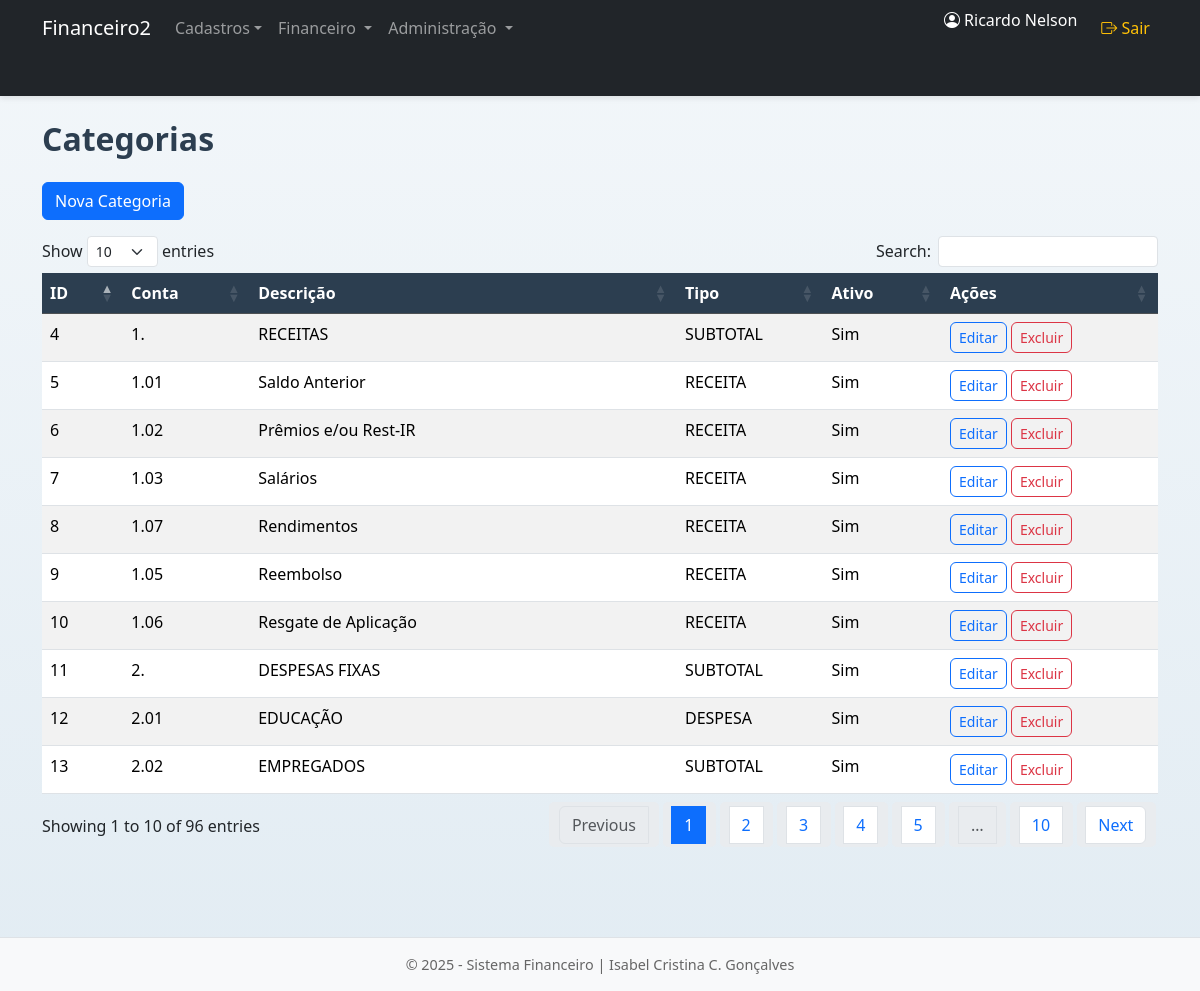
/public/index.php?path=categoria (signed in), run on the app's committed database.
### tables this page shows
CREATE TABLE `categoria` (
  `id` int(11) NOT NULL,
  `conta` varchar(20) NOT NULL,
  `descricao` varchar(100) NOT NULL,
  `tipo` varchar(20) NOT NULL,
  `ativo` tinyint(4) DEFAULT '1'
);

### controllers/CategoriaController.php (called while the page is built, shortened)
<?php
function listar_categorias($pdo) {
    $model = new Categoria($pdo);
    $categorias = $model->listarTodos();
        include '../views/layout.php';
}

### public/index.php (called while the page is built, shortened)
<?php
require_once '../routes/web.php';
?>

### config/autoload.php (called while the page is built, shortened)
<?php
spl_autoload_register(function ($classe) {
    $pastas = ['../models/', '../controllers/'];
    foreach ($pastas as $pasta) {
        $arquivo = $pasta . $classe . '.php';
        if (file_exists($arquivo)) {
            return;
        }
    }
});

### models/Categoria.php (called while the page is built, shortened)
<?php
class Categoria {
    private $pdo;
    public function __construct($pdo) {
        $this->pdo = $pdo;
    }
    public function listarTodos() {
        $stmt = $this->pdo->query("SELECT * FROM categoria ORDER BY conta");
        return $stmt->fetchAll(PDO::FETCH_ASSOC);
    }
}
?>

### views/categoria/index.php (the view)
<h2 class="mb-4">Categorias</h2>
<a href="?path=categoria_novo" class="btn btn-primary mb-3">Nova Categoria</a>
<table id="tabela-categorias" class="table datatable table-striped">
    <thead class="table-dark">
        <tr>
            <th>ID</th>
            <th>Conta</th>
            <th>Descrição</th>
            <th>Tipo</th>
            <th>Ativo</th>
            <th>Ações</th>
        </tr>
    </thead>
    <tbody>
        <?php foreach ($categorias as $item): ?>
            <tr>
                <td><?= $item['id'] ?></td>
                <td><?= htmlspecialchars($item['conta']) ?></td>
                <td><?= htmlspecialchars($item['descricao']) ?></td>
                <td><?= $item['tipo'] ?></td>
                <td><?= $item['ativo'] ? 'Sim' : 'Não' ?></td>
                <td>
                    <a href="?path=categoria_editar&id=<?= $item['id'] ?>" class="btn btn-sm btn-outline-primary">Editar</a>
                    <a href="?path=categoria_excluir&id=<?= $item['id'] ?>" class="btn btn-sm btn-outline-danger" onclick="return confirm('Confirma exclusão?')">Excluir</a>
                </td>
            </tr>
        <?php endforeach; ?>
    </tbody>
</table>

### public/assets/css/style.css (style rules this page uses)
body { background: linear-gradient(to bottom, #f3f7fa, #e2ecf3); min-height: 100vh; margin: 0; font-family: "Segoe UI", Tahoma, Geneva, Verdana, sans-serif; }
h2 { font-weight: 600; color: #2c3e50; }
table.dataTable thead th { background-color: #2c3e50; color: white; }
.btn { border-radius: 6px; }
.btn-outline-primary, .btn-outline-danger { transition: all 0.2s ease-in-out; }

### data on the page
categoria: id "4", conta "1.", descricao "RECEITAS", tipo "SUBTOTAL", ativo "Sim"
categoria: id "5", conta "1.01", descricao "Saldo Anterior", tipo "RECEITA", ativo "Sim"
categoria: id "6", conta "1.02", descricao "Prêmios e/ou Rest-IR", tipo "RECEITA", ativo "Sim"
categoria: id "7", conta "1.03", descricao "Salários", tipo "RECEITA", ativo "Sim"
categoria: id "9", conta "1.05", descricao "Reembolso", tipo "RECEITA", ativo "Sim"
categoria: id "10", conta "1.06", descricao "Resgate de Aplicação", tipo "RECEITA", ativo "Sim"
categoria: id "8", conta "1.07", descricao "Rendimentos", tipo "RECEITA", ativo "Sim"
categoria: id "11", conta "2.", descricao "DESPESAS FIXAS", tipo "SUBTOTAL", ativo "Sim"
categoria: id "12", conta "2.01", descricao "EDUCAÇÃO", tipo "DESPESA", ativo "Sim"
categoria: id "13", conta "2.02", descricao "EMPREGADOS", tipo "SUBTOTAL", ativo "Sim"

### other printed values
$_SESSION['usuario_nome'] "Ricardo Nelson"
